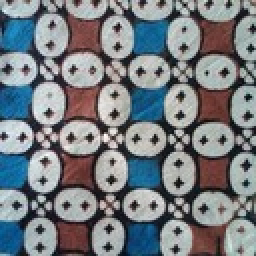
#> input picture Testing/Kawung/KP002.jpg, 128 x 128 px (shown 2 times larger); its folder holds only this picture in this run
$ python Training.py   (older library calls are emulated)
#> lines starting #> are read from the running program, lines starting #| are printed output that depends on the picture
### TextureExtraction/ProsesEktraksiDanPreproses.py
from skimage.feature import greycomatrix
from skimage import feature
import numpy as np
from itertools import chain
from PIL import ImageFilter
from PIL import Image


# [29 lines left out: functions Prepocessing, LBP, not called in this run]

def GLCM(image):
    img_feature = []
    properties = ['correlation', 'homogeneity', 'contrast', 'energy']
    # Pertajam citra
    image = image.filter(ImageFilter.SHARPEN)
    # Konversi ke array dan berikan kustomisasi
    glcm = greycomatrix(np.array(image),distances=[1],angles=[0,35,90,135],levels=256, normed=False, symmetric=False)
    #print(glcm[:,:,0,0])
    for i in properties:
        fit = feature.greycoprops(glcm,i)
        fit = fit.tolist()
        img_feature.append(fit)
    # Flatten list
    glcm_feature = list(chain.from_iterable(img_feature))
    glcm_feature = list(chain.from_iterable(glcm_feature))
    return (glcm_feature)

### Training.py
from TextureExtraction.ProsesEktraksiDanPreproses import LBP,GLCM
import glob
from PIL import Image
from itertools import chain
import cv2
import csv
import pandas as pd
import imageio

headerLBP = 'Label,Fitur0,Fitur1,Fitur2,Fitur3,Fitur4,Fitur5,Fitur6,Fitur7,Fitur8,Fitur9'
headerGLCM = 'Label,Path,correlation0,homogeneity0,contrast0,energy0,correlation0,homogeneity0,contrast0,energy0,correlation0,homogeneity0,contrast0,energy0,correlation0,homogeneity0,contrast0,energy0'
# Menulis index dataset pada file csv
output = open("Dataset Index/_index_test_GLCM_.csv", "w")
#data = csv.writer(output, delimiter=',', quotechar='"', quoting=csv.QUOTE_MINIMAL)
#data.writerow(header)
output.write("%s\n" %(headerGLCM))
# looping, untuk membaca semua citra pada direktori dataset
'''Training'''
'''
for Label in glob.glob("Dataset/*"):
    for imagePath in glob.glob(Label+"/*"):
        imageID = imagePath[imagePath.rfind("/") + 1:]

        # Fungsi LBP
        # image = imageio.imread(imagePath)
        # print(imagePath)
        # features = LBP(image)

        # Fungsi GLCM
        image = Image.open(imagePath).convert('L')
        features = GLCM(image)

        # Feature
        features = [str(f) for f in features]
        label = Label[8:]
        print(imagePath,"Fitur : ",features)
        output.write("%s,%s\n" % (label, ",".join(features)))
'''
'''Testing'''

for Label in glob.glob("Testing/*"):
    for imagePath in glob.glob(Label + "/*"):
        imageID = imagePath[imagePath.rfind("/") + 1:]
        print(imagePath)

        # Fungsi LBP
        # image = imageio.imread(imagePath)
        # features = LBP(image)
        # features = [str(f) for f in features]

        # Fungsi GLCM
        image = Image.open(imagePath).convert('L')
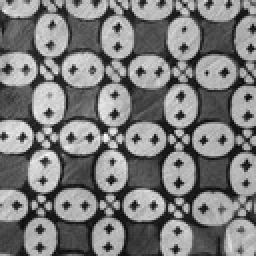
#> image: PIL image 128x128 L (shown 2 times larger); min 2, max 253, mean 124.4
        features = GLCM(image)
#> in GLCM, `image = image.filter(ImageFilter.SHARPEN)`:
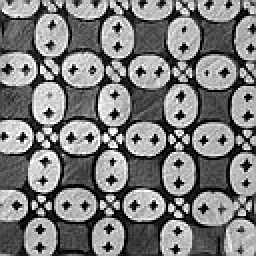
#> image: PIL image 128x128 L (shown 2 times larger); min 0, max 255, mean 125.4
#> the loop in GLCM, `for i in properties:` made 4 passes
#> fit on passes 1 to 4: [[0.691, 0.691, 0.717, 0.691]], [[0.0572, 0.0572, 0.0591, 0.0572]], [[3692.1, 3692.1, 3387.6, 3692.1]], [[0.0182, 0.0182, 0.0202, 0.0182]]
#> after the loop in GLCM, `for i in properties:`: img_feature = [[[0.691, 0.691, 0.717, 0.691]], [[0.0572, 0.0572, 0.0591, 0.0572]], [[3692.1, 3692.1, 3387.6, 3692.1]], [[0.0182, 0.0182, 0.0202, 0.0182]]]
#> in GLCM, `glcm_feature = list(chain.from_iterable(img_feature))`: glcm_feature = [[0.691, 0.691, 0.717, 0.691], [0.0572, 0.0572, 0.0591, 0.0572], [3692.1, 3692.1, 3387.6, 3692.1], [0.0182, 0.0182, 0.0202, 0.0182]]
#> in GLCM, `glcm_feature = list(chain.from_iterable(glcm_feature))`: glcm_feature = [0.691, 0.691, 0.717, 0.691, 0.0572, 0.0572, 0.0591, 0.0572, 3692.1, 3692.1, 3387.6, 3692.1, 0.0182, 0.0182, 0.0202, 0.0182]
#> features has the same summary as glcm_feature in GLCM
        features = [str(f) for f in features]
#> features = 16 items, first 6: '0.6913134824482715', '0.6913134824482696', '0.7165512267092483', '0.6913134824482696', '0.05720671624010419', '0.057206716240104115'

        # Feature
        label = Label[8:]
        output.write("%s,%s\n" % (str(label) + "," + str(imagePath), ",".join(features)))
#> pass 2 of the loop `for Label in glob.glob("Testing/*"):`:
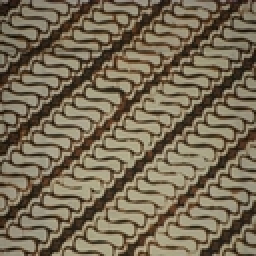
#> input picture Testing/Parang/1.jpg, 128 x 128 px (shown 2 times larger)
#> `image = Image.open(imagePath).convert('L')`:
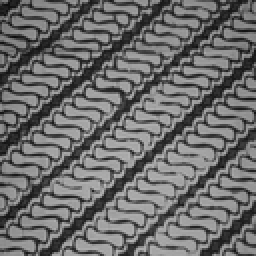
#> image: PIL image 128x128 L (shown 2 times larger); min 12, max 186, mean 108.5
#> in GLCM (call 2), `image = image.filter(ImageFilter.SHARPEN)`:
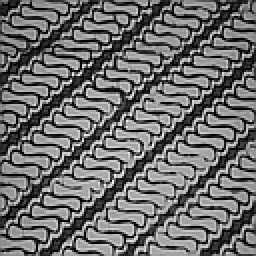
#> image: PIL image 128x128 L (shown 2 times larger); min 0, max 254, mean 109.4
#> the loop in GLCM (call 2), `for i in properties:` made 4 passes
#> fit on passes 1 to 4: [[0.63, 0.63, 0.375, 0.63]], [[0.0724, 0.0724, 0.0282, 0.0724]], [[3564.2, 3564.2, 6015, 3564.2]], [[0.0252, 0.0252, 0.0117, 0.0252]]
#> after the loop in GLCM (call 2), `for i in properties:`: img_feature = [[[0.63, 0.63, 0.375, 0.63]], [[0.0724, 0.0724, 0.0282, 0.0724]], [[3564.2, 3564.2, 6015, 3564.2]], [[0.0252, 0.0252, 0.0117, 0.0252]]]
#> in GLCM (call 2), `glcm_feature = list(chain.from_iterable(img_feature))`: glcm_feature = [[0.63, 0.63, 0.375, 0.63], [0.0724, 0.0724, 0.0282, 0.0724], [3564.2, 3564.2, 6015, 3564.2], [0.0252, 0.0252, 0.0117, 0.0252]]
#> in GLCM (call 2), `glcm_feature = list(chain.from_iterable(glcm_feature))`: glcm_feature = [0.63, 0.63, 0.375, 0.63, 0.0724, 0.0724, 0.0282, 0.0724, 3564.2, 3564.2, 6015, 3564.2, 0.0252, 0.0252, 0.0117, 0.0252]
#> `features = GLCM(image)`: features has the same summary as glcm_feature in GLCM
#> `features = [str(f) for f in features]`: features = 16 items, first 6: '0.6298644899136105', '0.6298644899136113', '0.37534935433273175', '0.6298644899136113', '0.07241857338150604', '0.07241857338150634'

output.close()
